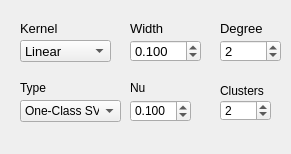
<?xml version="1.0" encoding="UTF-8"?>
<ui version="4.0">
 <class>ParametersClust</class>
 <widget class="QWidget" name="ParametersClust">
  <property name="geometry">
   <rect>
    <x>0</x>
    <y>0</y>
    <width>291</width>
    <height>154</height>
   </rect>
  </property>
  <property name="windowTitle">
   <string>Form</string>
  </property>
  <widget class="QLabel" name="label_3">
   <property name="geometry">
    <rect>
     <x>130</x>
     <y>20</y>
     <width>50</width>
     <height>16</height>
    </rect>
   </property>
   <property name="font">
    <font>
     <pointsize>10</pointsize>
    </font>
   </property>
   <property name="text">
    <string>Width</string>
   </property>
  </widget>
  <widget class="QSpinBox" name="kernelDegSpin">
   <property name="geometry">
    <rect>
     <x>220</x>
     <y>40</y>
     <width>61</width>
     <height>22</height>
    </rect>
   </property>
   <property name="font">
    <font>
     <pointsize>10</pointsize>
    </font>
   </property>
   <property name="toolTip">
    <string>Degree of the kernel polynomial
(Polynomial only)</string>
   </property>
   <property name="minimum">
    <number>1</number>
   </property>
   <property name="value">
    <number>2</number>
   </property>
  </widget>
  <widget class="QLabel" name="label_2">
   <property name="geometry">
    <rect>
     <x>20</x>
     <y>20</y>
     <width>91</width>
     <height>16</height>
    </rect>
   </property>
   <property name="font">
    <font>
     <pointsize>10</pointsize>
    </font>
   </property>
   <property name="text">
    <string>Kernel</string>
   </property>
  </widget>
  <widget class="QDoubleSpinBox" name="kernelWidthSpin">
   <property name="geometry">
    <rect>
     <x>130</x>
     <y>40</y>
     <width>71</width>
     <height>22</height>
    </rect>
   </property>
   <property name="font">
    <font>
     <pointsize>10</pointsize>
    </font>
   </property>
   <property name="toolTip">
    <string>Width of the kernel (gamma)
RBF and Polynomial only</string>
   </property>
   <property name="decimals">
    <number>3</number>
   </property>
   <property name="minimum">
    <double>0.001000000000000</double>
   </property>
   <property name="singleStep">
    <double>0.010000000000000</double>
   </property>
   <property name="value">
    <double>0.100000000000000</double>
   </property>
  </widget>
  <widget class="QLabel" name="label_21">
   <property name="geometry">
    <rect>
     <x>220</x>
     <y>20</y>
     <width>50</width>
     <height>16</height>
    </rect>
   </property>
   <property name="font">
    <font>
     <pointsize>10</pointsize>
    </font>
   </property>
   <property name="text">
    <string>Degree</string>
   </property>
  </widget>
  <widget class="QComboBox" name="kernelTypeCombo">
   <property name="geometry">
    <rect>
     <x>20</x>
     <y>40</y>
     <width>91</width>
     <height>22</height>
    </rect>
   </property>
   <property name="font">
    <font>
     <pointsize>10</pointsize>
    </font>
   </property>
   <property name="toolTip">
    <string>kernel function</string>
   </property>
   <item>
    <property name="text">
     <string>Linear</string>
    </property>
   </item>
   <item>
    <property name="text">
     <string>Polynomial</string>
    </property>
   </item>
   <item>
    <property name="text">
     <string>RBF</string>
    </property>
   </item>
  </widget>
  <widget class="QComboBox" name="svmTypeCombo">
   <property name="enabled">
    <bool>true</bool>
   </property>
   <property name="geometry">
    <rect>
     <x>20</x>
     <y>100</y>
     <width>101</width>
     <height>22</height>
    </rect>
   </property>
   <property name="font">
    <font>
     <pointsize>9</pointsize>
    </font>
   </property>
   <property name="toolTip">
    <string>Clustering method
One-Class SVM: single-cluster vs outliers clustering method
Kernel K-Means: K-Means with kernel metrics</string>
   </property>
   <property name="editable">
    <bool>false</bool>
   </property>
   <item>
    <property name="text">
     <string>One-Class SVM</string>
    </property>
   </item>
   <item>
    <property name="text">
     <string>Kernel K-Means</string>
    </property>
   </item>
  </widget>
  <widget class="QDoubleSpinBox" name="svmCSpin">
   <property name="geometry">
    <rect>
     <x>130</x>
     <y>100</y>
     <width>61</width>
     <height>22</height>
    </rect>
   </property>
   <property name="font">
    <font>
     <pointsize>9</pointsize>
    </font>
   </property>
   <property name="toolTip">
    <string>&lt;!DOCTYPE HTML PUBLIC &quot;-//W3C//DTD HTML 4.0//EN&quot; &quot;http://www.w3.org/TR/REC-html40/strict.dtd&quot;&gt;
&lt;html&gt;&lt;head&gt;&lt;meta name=&quot;qrichtext&quot; content=&quot;1&quot; /&gt;&lt;style type=&quot;text/css&quot;&gt;
p, li { white-space: pre-wrap; }
&lt;/style&gt;&lt;/head&gt;&lt;body style=&quot; font-family:'MS Shell Dlg 2'; font-size:8.25pt; font-weight:400; font-style:normal;&quot;&gt;
&lt;p style=&quot; margin-top:0px; margin-bottom:0px; margin-left:0px; margin-right:0px; -qt-block-indent:0; text-indent:0px;&quot;&gt;&lt;span style=&quot; font-size:8pt;&quot;&gt;Nu: expected ratio of cluster vs outliers (SVM only)&lt;/span&gt;&lt;/p&gt;&lt;/body&gt;&lt;/html&gt;</string>
   </property>
   <property name="decimals">
    <number>3</number>
   </property>
   <property name="maximum">
    <double>1.000000000000000</double>
   </property>
   <property name="singleStep">
    <double>0.010000000000000</double>
   </property>
   <property name="value">
    <double>0.100000000000000</double>
   </property>
  </widget>
  <widget class="QLabel" name="label_9">
   <property name="geometry">
    <rect>
     <x>130</x>
     <y>80</y>
     <width>41</width>
     <height>16</height>
    </rect>
   </property>
   <property name="font">
    <font>
     <pointsize>9</pointsize>
    </font>
   </property>
   <property name="text">
    <string>Nu</string>
   </property>
  </widget>
  <widget class="QLabel" name="label_14">
   <property name="geometry">
    <rect>
     <x>220</x>
     <y>80</y>
     <width>51</width>
     <height>21</height>
    </rect>
   </property>
   <property name="font">
    <font>
     <pointsize>9</pointsize>
    </font>
   </property>
   <property name="text">
    <string>Clusters</string>
   </property>
  </widget>
  <widget class="QLabel" name="label_4">
   <property name="geometry">
    <rect>
     <x>20</x>
     <y>80</y>
     <width>31</width>
     <height>16</height>
    </rect>
   </property>
   <property name="font">
    <font>
     <pointsize>9</pointsize>
    </font>
   </property>
   <property name="text">
    <string>Type</string>
   </property>
  </widget>
  <widget class="QSpinBox" name="kernelClusterSpin">
   <property name="geometry">
    <rect>
     <x>220</x>
     <y>100</y>
     <width>51</width>
     <height>21</height>
    </rect>
   </property>
   <property name="font">
    <font>
     <pointsize>9</pointsize>
    </font>
   </property>
   <property name="toolTip">
    <string>Number of clusters (Kernel K-Means only)</string>
   </property>
   <property name="minimum">
    <number>1</number>
   </property>
   <property name="maximum">
    <number>20</number>
   </property>
   <property name="value">
    <number>2</number>
   </property>
  </widget>
 </widget>
 <resources/>
 <connections/>
</ui>
